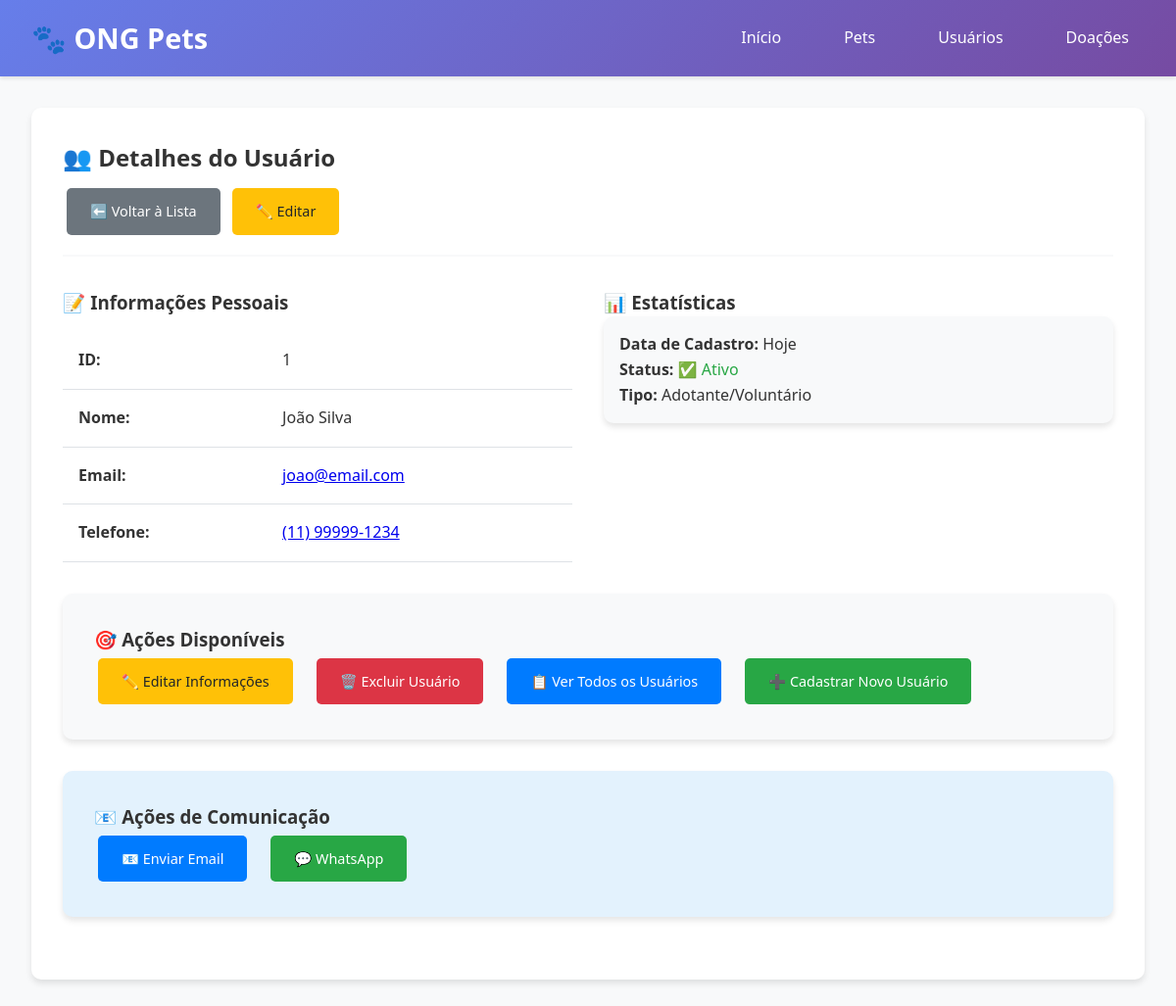
Screenshot of /index.php?controller=usuario&action=show&id=1 with the database file from the repository.
### tables this page shows
CREATE TABLE IF NOT EXISTS usuario (
    id INT AUTO_INCREMENT PRIMARY KEY,
    nome VARCHAR(100) NOT NULL,
    email VARCHAR(255),
    telefone VARCHAR(15),
    created_at TIMESTAMP DEFAULT CURRENT_TIMESTAMP,
    updated_at TIMESTAMP DEFAULT CURRENT_TIMESTAMP ON UPDATE CURRENT_TIMESTAMP
);

### config/Database.php (called while the page is built, shortened)
<?php
class Database {
    private $host = 'localhost';
    private $db_name = 'ong_pets';
    private $username = 'root';
    private $password = '';
    public function getConnection() {
        $this->pdo = null;
        try {
            $this->pdo = new PDO(
                "mysql:host=" . $this->host . ";dbname=" . $this->db_name,
                $this->username,
                $this->password
            );
            $this->pdo->setAttribute(PDO::ATTR_ERRMODE, PDO::ERRMODE_EXCEPTION);
            $this->pdo->exec("set names utf8");
        } catch(PDOException $exception) {
            echo "Erro de conexão: " . $exception->getMessage();
        }
        return $this->pdo;
    }
}
?>

### models/Usuario.php (called while the page is built, shortened)
<?php
class Usuario {
    private $conn;
    private $table_name = "usuario";
    public $id;
    public function __construct($db) {
        $this->conn = $db;
    }
    public function readOne() {
        $query = "SELECT id, nome, email, telefone
                  FROM " . $this->table_name . "
                  WHERE id = ? LIMIT 0,1";
        $stmt = $this->conn->prepare($query);
        $stmt->bindParam(1, $this->id);
        $stmt->execute();
        $row = $stmt->fetch(PDO::FETCH_ASSOC);
        if($row) {
            $this->nome = $row['nome'];
            $this->email = $row['email'];
            $this->telefone = $row['telefone'];
            return true;
        }
        return false;
    }
}
?>

### views/usuarios/show.php (the view, shortened to what this page needs)
<?php include 'views/partials/header.php'; ?>
<div class="container">
    <div class="card">
        <div class="card-header">
            <h1 class="card-title">👥 Detalhes do Usuário</h1>
            <div>
                <a href="index.php?controller=usuario&action=index" class="btn btn-secondary">⬅️ Voltar à Lista</a>
                <a href="index.php?controller=usuario&action=edit&id=<?= $this->usuario->id ?>" class="btn btn-warning">✏️ Editar</a>
            </div>
        </div>
        <div class="grid" style="grid-template-columns: 1fr 1fr;">
            <div>
                <h3>📝 Informações Pessoais</h3>
                <table class="table">
                    <tr>
                        <td><strong>ID:</strong></td>
                        <td><?= htmlspecialchars($this->usuario->id) ?></td>
                    </tr>
                    <tr>
                        <td><strong>Nome:</strong></td>
                        <td><?= htmlspecialchars($this->usuario->nome) ?></td>
                    </tr>
                    <tr>
                        <td><strong>Email:</strong></td>
                        <td>
                            <?php if($this->usuario->email): ?>
                                <a href="mailto:<?= htmlspecialchars($this->usuario->email) ?>">
                                    <?= htmlspecialchars($this->usuario->email) ?>
                                </a>
                            <?php else: ?>
                                Não informado
                            <?php endif; ?>
                        </td>
                    </tr>
                    <tr>
                        <td><strong>Telefone:</strong></td>
                        <td>
                            <?php if($this->usuario->telefone): ?>
                                <a href="tel:<?= htmlspecialchars($this->usuario->telefone) ?>">
                                    <?= htmlspecialchars($this->usuario->telefone) ?>
                                </a>
                            <?php else: ?>
                                Não informado
                            <?php endif; ?>
                        </td>
                    </tr>
                </table>
            </div>
            <div>
                <h3>📊 Estatísticas</h3>
                <div class="card" style="background-color: #f8f9fa; padding: 1rem;">
                    <p><strong>Data de Cadastro:</strong> Hoje</p>
                    <p><strong>Status:</strong> <span style="color: #28a745;">✅ Ativo</span></p>
                    <p><strong>Tipo:</strong> Adotante/Voluntário</p>
                </div>
            </div>
        </div>
        <div class="card" style="margin-top: 2rem; background-color: #f8f9fa;">
            <h3>🎯 Ações Disponíveis</h3>
            <div style="display: flex; gap: 1rem; flex-wrap: wrap;">
                <a href="index.php?controller=usuario&action=edit&id=<?= $this->usuario->id ?>"
                   class="btn btn-warning">✏️ Editar Informações</a>
                <a href="javascript:void(0)"
                   onclick="confirmDelete('index.php?controller=usuario&action=delete&id=<?= $this->usuario->id ?>', 'usuário')"
                   class="btn btn-danger">🗑️ Excluir Usuário</a>
                <a href="index.php?controller=usuario&action=index"
                   class="btn btn-primary">📋 Ver Todos os Usuários</a>
                <a href="index.php?controller=usuario&action=create"
                   class="btn btn-success">➕ Cadastrar Novo Usuário</a>
            </div>
        </div>
        <?php if($this->usuario->email): ?>
        <div class="card" style="margin-top: 2rem; background-color: #e3f2fd;">
            <h3>📧 Ações de Comunicação</h3>
            <div style="display: flex; gap: 1rem; flex-wrap: wrap;">
                <a href="mailto:<?= htmlspecialchars($this->usuario->email) ?>?subject=Contato ONG Pets"
                   class="btn btn-primary">📧 Enviar Email</a>
                <?php if($this->usuario->telefone): ?>
                <a href="https://wa.me/55<?= preg_replace('/\D/', '', $this->usuario->telefone) ?>?text=Olá, <?= urlencode($this->usuario->nome) ?>!"
                   class="btn btn-success" target="_blank">💬 WhatsApp</a>
                <?php endif; ?>
            </div>
        </div>
        <?php endif; ?>
    </div>
</div>
<?php include 'views/partials/footer.php'; ?>

### public/css/style.css (style rules this page uses)
* { margin: 0; padding: 0; box-sizing: border-box; }
body { font-family: 'Segoe UI', Tahoma, Geneva, Verdana, sans-serif; background-color: #f8f9fa; color: #333; line-height: 1.6; }
.container { max-width: 1200px; margin: 2rem auto; padding: 0 2rem; }
.card { background: white; border-radius: 10px; box-shadow: 0 4px 6px rgba(0,0,0,0.1); padding: 2rem; margin-bottom: 2rem; }
.card-header { border-bottom: 2px solid #f8f9fa; padding-bottom: 1rem; margin-bottom: 1.5rem; }
.card-title { font-size: 1.5rem; color: #333; margin-bottom: 0.5rem; }
.btn { display: inline-block; padding: 0.75rem 1.5rem; border: none; border-radius: 5px; text-decoration: none; cursor: pointer; font-size: 0.9rem; transition: all 0.3s; margin: 0.25rem; }
.btn-primary { background-color: #007bff; color: white; }
.btn-success { background-color: #28a745; color: white; }
.btn-warning { background-color: #ffc107; color: #212529; }
.btn-danger { background-color: #dc3545; color: white; }
.btn-secondary { background-color: #6c757d; color: white; }
.table { width: 100%; border-collapse: collapse; margin-top: 1rem; }
.table th, .table td { padding: 1rem; text-align: left; border-bottom: 1px solid #dee2e6; }
.grid { display: grid; grid-template-columns: repeat(auto-fit, minmax(300px, 1fr)); gap: 2rem; margin-top: 2rem; }
.card { animation: fadeIn 0.5s ease-out; }

### rows the page displays
usuario: id "1", nome "João Silva", email "joao@email.com", telefone "(11) 99999-1234"
